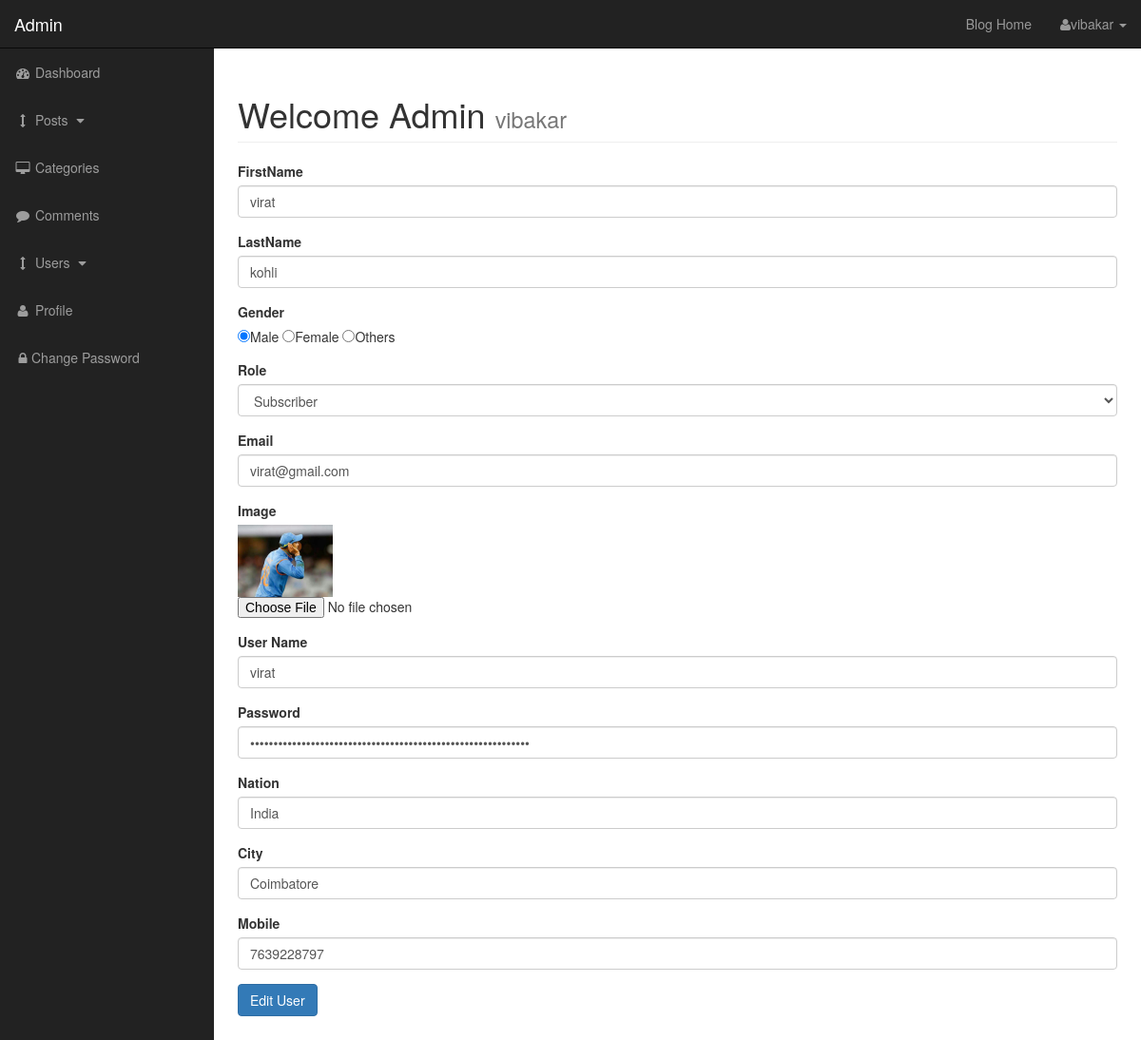
The page /admin/users.php?source=edit_user&edit_user_id=26 (signed in) on the database its author committed.
### tables this page shows
CREATE TABLE `users` (
  `user_id` int(3) NOT NULL,
  `user_name` varchar(255) NOT NULL,
  `user_password` varchar(255) NOT NULL,
  `user_firstname` varchar(255) NOT NULL,
  `user_lastname` varchar(255) NOT NULL,
  `user_gender` varchar(10) NOT NULL,
  `user_email` varchar(255) NOT NULL,
  `user_nation` varchar(30) NOT NULL,
  `user_city` varchar(30) NOT NULL,
  `user_mobile` varchar(15) NOT NULL,
  `user_image` text NOT NULL,
  `user_role` varchar(255) NOT NULL
);

### admin/includes/edit_user.php (the view, shortened to what this page needs)
<?php
if (isset($_GET['edit_user_id'])) {
    $edit_user_id = $_GET['edit_user_id'];
}
$sql_edit = "SELECT * FROM users WHERE user_id=$edit_user_id";
$select_users = mysqli_query($con, $sql_edit);
while ($row = mysqli_fetch_assoc($select_users)) {
    $user_name = $row['user_name'];
    $user_password = $row['user_password'];
    $user_firstname = $row['user_firstname'];
    $user_gender = $row['user_gender'];
    $user_email = $row['user_email'];
    $user_lastname = $row['user_lastname'];
    $user_image = $row['user_image'];
    $user_role = $row['user_role'];
    $user_nation = $row['user_nation'];
    $user_city = $row['user_city'];
    $user_mobile = $row['user_mobile'];
}
?>
<form action="" method="post" enctype="multipart/form-data">
    <div class="form-group">
        <label for="firstname">FirstName</label>
        <input type="text" name="user_firstname" value="<?php echo $user_firstname; ?>" class="form-control" />
    </div>
    <div class="form-group">
        <label for="lastname">LastName</label><br>
        <input type="text" name="user_lastname" value="<?php echo $user_lastname; ?>" class="form-control" />
    </div>
    <div class="form-group">
        <label for="gender">Gender</label><br>
        <input type="radio" name="user_gender" <?php if (isset($user_gender) && ($user_gender == "male")) echo "checked"; ?> value="male"
               />Male
        <input type="radio" name="user_gender" <?php if (isset($user_gender) && ($user_gender == "female")) echo "checked"; ?> value="female"
               />Female
        <input type="radio" name="user_gender" <?php if (isset($user_gender) && ($user_gender == "others")) echo "checked"; ?> value="others"
               />Others
    </div>
    <div class="form-group">
        <label for="user_role">Role</label>
        <select name="users_role" class="form-control">
            <option value='<?php echo $user_role; ?>'><?php echo $user_role; ?></option>
        </select>
    </div>
    <div class="form-group">
        <label for="email">Email</label><br>
        <input type="email" name="user_email" value="<?php echo $user_email; ?>" class="form-control" />
    </div>
    <div class="form-group">
        <label for="user_image">Image</label><br>
        <img src="../images/<?php echo $user_image; ?>" width="100" alt="loading image" />
        <input type="file" name="user_image" />
    </div>
    <div class="form-group">
        <label for="username">User Name</label>
        <input type="text" name="user_name" value="<?php echo $user_name; ?>" class="form-control" />
    </div>
    <div class="form-group">
        <label for="password">Password</label>
        <input type="password" name="user_password" value="<?php echo $user_password; ?>" class="form-control" />
    </div>
    <div class="form-group">
        <label for="nation">Nation</label><br>
        <input type="text" name="user_nation" value="<?php echo $user_nation; ?>" pattern="[A-Za-z]{3,20}" title="Enter only Letters min 3 & max 20" class="form-control" />
    </div>
    <div class="form-group">
        <label for="city">City</label><br>
        <input type="text" name="user_city" value="<?php echo $user_city; ?>" pattern="[A-Za-z]{3,20}" title="Enter only Letters min 3 & max 20" class="form-control"  />
    </div>
    <div class="form-group">
        <label for="phone">Mobile</label><br>
        <input type="text" name="user_mobile" value="<?php echo $user_mobile; ?>" pattern="[0-9]{10}" title="Enter only Numbers in 10 digits" class="form-control" />
    </div>
    <div class="form-group">
        <input type="submit" name="update_users" class="btn btn-primary" value="Edit User" />
    </div>
</form>

### admin/css/sb-admin.css (style rules this page uses)
body { margin-top: 100px; background-color: #222; }
@media (min-width:768px) { body { margin-top: 50px; } }

### rows shown on the page
users: user_firstname "virat", user_lastname "kohli", user_gender "☑", users_role "Subscriber", user_email "virat@gmail.com", user_image (picture), user_name "virat", user_nation "India", user_city "Coimbatore", user_mobile "7639228797"

### other values the page prints
$_SESSION['username'] "vibakar"
$_SESSION['user_role'] "Admin"
